Frame 1 (no input): blank canvas, image omitted
Frame 60 (no input): blank canvas, image omitted
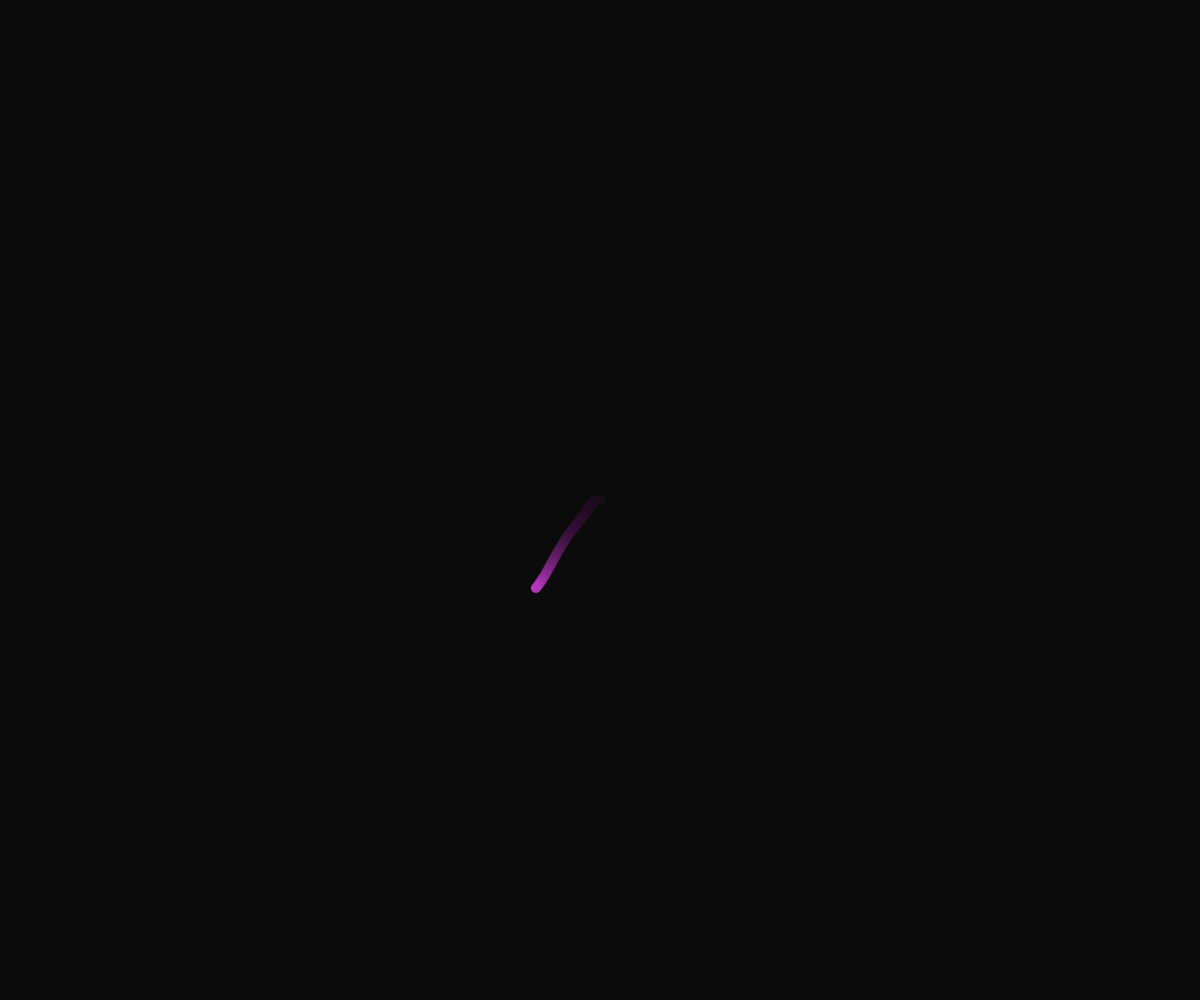
Frame 120 (the mouse pressed at the canvas centre since frame 60)

The p5.js sketch whose frames 1 and 60 were blank and that drew this single picture after the mouse press (run headless with seeded random() and noise() and a simulated clock; from frame 60 on, the mouse is pressed at the canvas centre):

// p5.js sketch
// ── sketch.js
// Project Title
// Your Name
// Date
//
// Extra for Experts:
// - describe what you did to take this project "above and beyond"

let nodes = [];
let reach = 150;


function setup() {
  createCanvas(windowWidth, windowHeight);
}

function draw() {
  background(0,10);
  for (let n of nodes) {
    n.move();
    n.connect(nodes);
    n.display();
  }
}

function mousePressed() {
  if (mouseButton === "center") {
    for (let i = 0; i < 50; i++) {
      let x = random(-50, 50);
      let y = random(-50, 50);
      nodes.push(new csNode(mouseX + x, mouseY + y));
    }

  }

  if (mouseButton === "left") {
    let n = new csNode(mouseX, mouseY);
    nodes.push(n);
  }
}

class csNode {
  //1, constructor
  constructor(x, y) {
    // properties related to pos/display
    this.x = x; this.y = y; this.size = 10;
    this.c = color(random(255), random(255), random(255));

    //properties related to movement
    this.xTime = random(100); this.yTime = random(100);
    this.timeShift = 0.01; this.maxSpeed = 5;
  }
  //2, class methods
  display() {
    fill(this.c);
    
    noStroke();
    circle(this.x, this.y, this.size);
  }

  move() {
    //use perlin noisefor x,y movement
    let xSpeed = noise(this.xTime);
    xSpeed = map(xSpeed, 0, 1, -this.maxSpeed, this.maxSpeed);
    this.xTime += this.timeShift;

    this.x += xSpeed;
    if (this.x < 0) this.x = width;
    else if (this.x > width) this.x = 0;

    //Do the same thing for y component

    let ySpeed = noise(this.yTime);
    ySpeed = map(ySpeed, 0, 1, -this.maxSpeed, this.maxSpeed);
    this.yTime += this.timeShift;

    this.y += ySpeed;
    if (this.y < 0) this.y = height;
    else if (this.y > height) this.y = 0;


  }

  connect(nodeArray) {
    //check if the current csNode is close to another
    //csNode, and if so join with a line
    stroke(this.c);
    for(let n of nodeArray){
      // this.x, this.y   n.x, n.y
      if(n !== this){//don't compare to itself
        let d = dist(this.x, this.y, n.x, n.y);
        if(d < reach){
          line(this.x, this.y, n.x, n.y);
        }

      }
    }
  }
}
